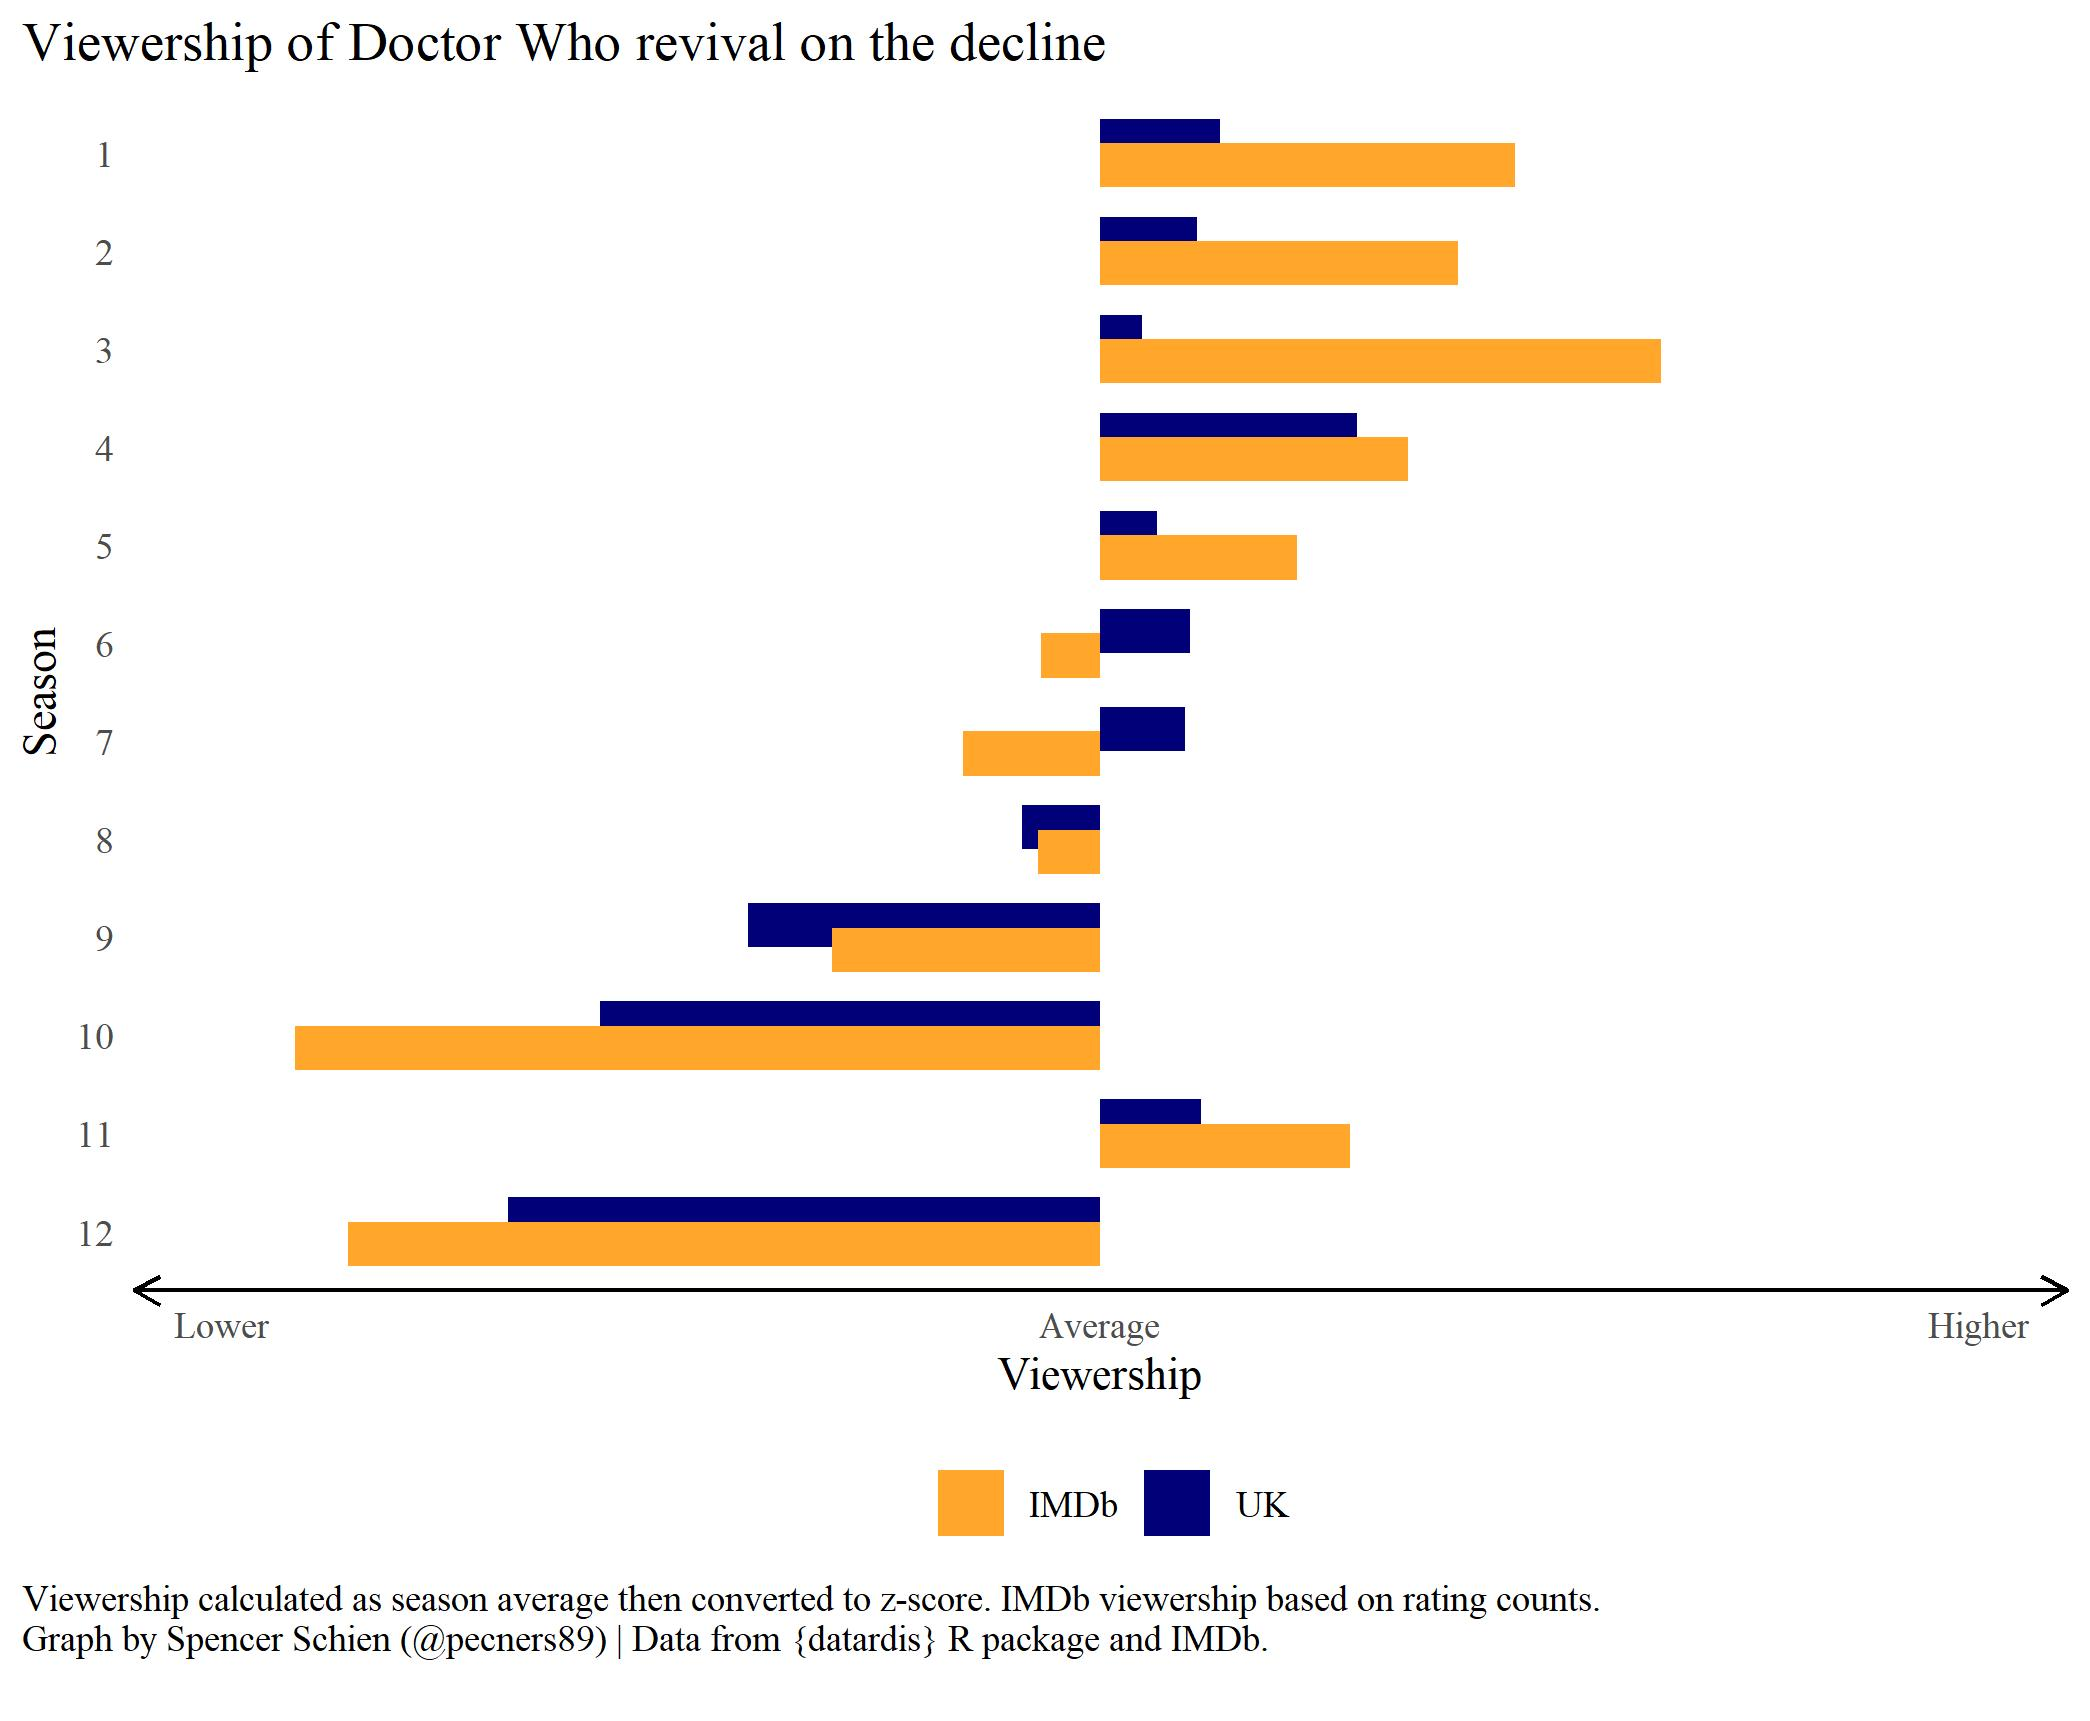

Recreate this plot in R.
library(tidyverse)

# Operator for writing caption

`%+%` <- function(x, y) paste0(x, y)


tuesdata <- tidytuesdayR::tt_load('2021-11-23')
episodes <- tuesdata$episodes
imdb <- tuesdata$imdb


# Calculate average viewership per season
# and convert to z-score

episodes_z <- episodes %>%
  group_by(season_number) %>%
  summarise(avg_viewership = mean(uk_viewers, na.rm = TRUE)) %>%
  ungroup() %>%
  mutate(UK = (avg_viewership - mean(avg_viewership)) / sd(avg_viewership))

imdb_z <- imdb %>%
  group_by(season) %>%
  summarise(total_ratings = mean(rating_n)) %>%
  ungroup() %>%
  mutate(IMDb = (total_ratings - mean(total_ratings)) / sd(total_ratings))

together <- left_join(episodes_z, imdb_z, by = c("season_number" = "season")) %>%
  select(season_number,
         UK,
         IMDb) %>%
  pivot_longer(cols = -1, names_to = "group", values_to = "rating") %>%
  mutate(season_number = as.numeric(season_number)) %>%
  
  # Filter out season 13 since imdb only goes through 12
  
  filter(season_number != "13")


together %>%
  ggplot(aes(reorder(season_number, -season_number), rating, fill = group)) +
  geom_col(position = position_dodge(width = .5)) +
  scale_y_continuous(limits = c(-2, 2), breaks = c(-2, 0, 2),
                     labels = c("Lower", "Average", "Higher")) +
  scale_fill_manual(values = c("#FFA62B", "#010078")) +
  theme_minimal(base_family = "serif") +
  theme(panel.grid.minor.x = element_blank(),
        panel.grid.major = element_blank(),
        legend.position = "bottom",
        axis.line.x = element_line(arrow = arrow(ends = "both", length = unit(.25, "cm"))),
        plot.title.position = "plot",
        plot.caption = element_text(hjust = 0),
        plot.caption.position = "plot") +
  coord_flip() +
  labs(x = "Season", y = "Viewership",
       fill = "",
       title = "Viewership of Doctor Who revival on the decline",
       caption = "Viewership calculated as season average then converted to z-score. " %+%
         "IMDb viewership based on rating counts.\n" %+%
         "Graph by Spencer Schien (@pecners89) | Data from {datardis} R package and IMDb.\n")

ggsave(filename = "2021/2021-11-23/final_plot.jpeg", device = "jpeg")
